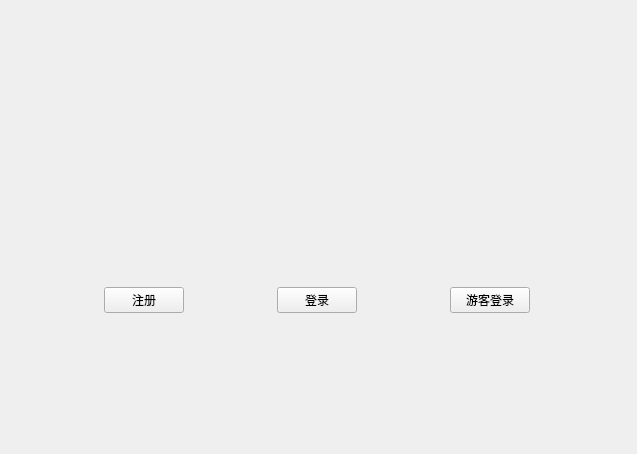
<?xml version="1.0" encoding="UTF-8"?>
<ui version="4.0">
 <class>Form</class>
 <widget class="QWidget" name="Form">
  <property name="geometry">
   <rect>
    <x>0</x>
    <y>0</y>
    <width>637</width>
    <height>454</height>
   </rect>
  </property>
  <property name="windowTitle">
   <string>电影推荐系统</string>
  </property>
  <layout class="QVBoxLayout" name="verticalLayout">
   <item>
    <widget class="QLabel" name="label">
     <property name="sizePolicy">
      <sizepolicy hsizetype="Fixed" vsizetype="Fixed">
       <horstretch>0</horstretch>
       <verstretch>0</verstretch>
      </sizepolicy>
     </property>
     <property name="text">
      <string/>
     </property>
     <property name="pixmap">
      <pixmap resource="system.qrc">:/1/douban.png</pixmap>
     </property>
     <property name="scaledContents">
      <bool>true</bool>
     </property>
    </widget>
   </item>
   <item>
    <layout class="QHBoxLayout" name="horizontalLayout" stretch="0,0,0">
     <property name="spacing">
      <number>0</number>
     </property>
     <property name="leftMargin">
      <number>0</number>
     </property>
     <item>
      <widget class="QPushButton" name="pushButton">
       <property name="sizePolicy">
        <sizepolicy hsizetype="Fixed" vsizetype="Fixed">
         <horstretch>4</horstretch>
         <verstretch>0</verstretch>
        </sizepolicy>
       </property>
       <property name="text">
        <string>注册</string>
       </property>
      </widget>
     </item>
     <item>
      <widget class="QPushButton" name="pushButton_2">
       <property name="sizePolicy">
        <sizepolicy hsizetype="Fixed" vsizetype="Fixed">
         <horstretch>2</horstretch>
         <verstretch>0</verstretch>
        </sizepolicy>
       </property>
       <property name="text">
        <string>登录</string>
       </property>
      </widget>
     </item>
     <item>
      <widget class="QPushButton" name="pushButton_3">
       <property name="sizePolicy">
        <sizepolicy hsizetype="Fixed" vsizetype="Fixed">
         <horstretch>2</horstretch>
         <verstretch>0</verstretch>
        </sizepolicy>
       </property>
       <property name="text">
        <string>游客登录</string>
       </property>
      </widget>
     </item>
    </layout>
   </item>
  </layout>
 </widget>
 <resources>
  <include location="system.qrc"/>
 </resources>
 <connections/>
</ui>
